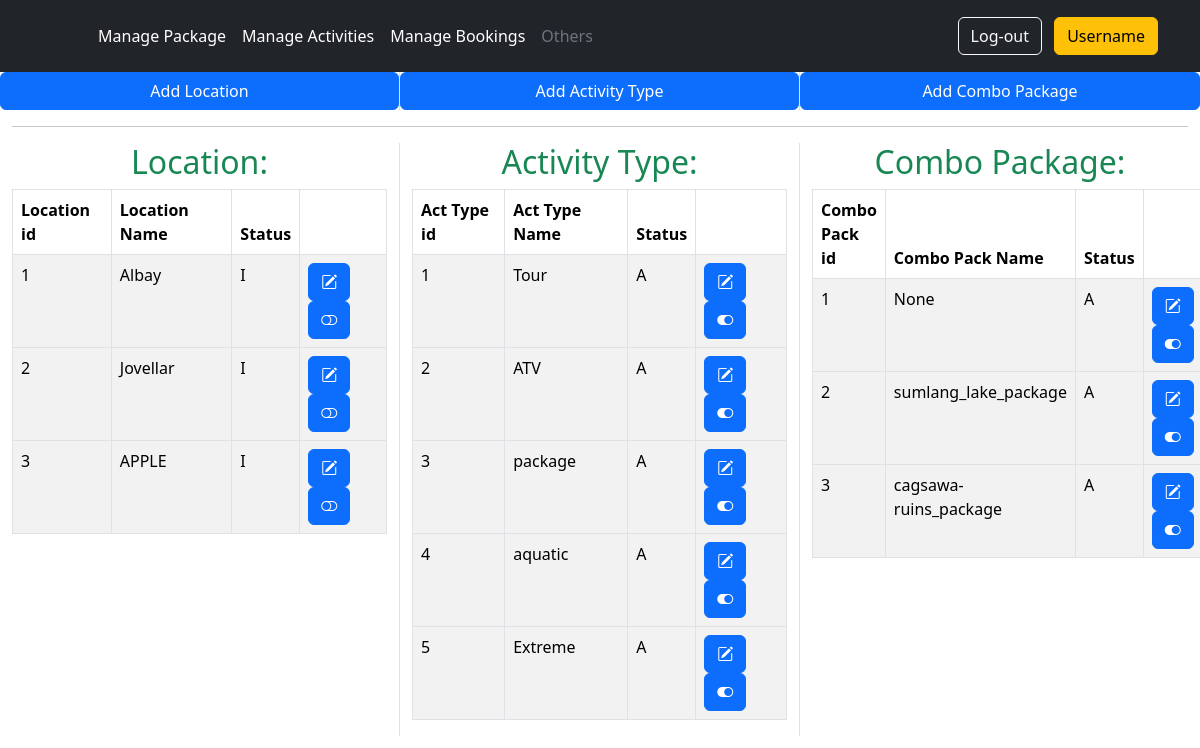
/admin/manage_others.php (signed in), run on the app's committed database.
### tables this page shows
CREATE TABLE `location` (
  `location_id` int(11) NOT NULL,
  `location_name` varchar(55) NOT NULL,
  `status` char(1) NOT NULL DEFAULT 'A' COMMENT 'A - active || I - inactive'
);

CREATE TABLE `activitytype` (
  `act_type_id` int(11) NOT NULL,
  `act_type_name` varchar(55) NOT NULL,
  `act_type_status` char(1) NOT NULL DEFAULT 'A' COMMENT 'A - active || I - inactive'
);

CREATE TABLE `combopackage` (
  `combopackage_id` int(11) NOT NULL,
  `combopackage_name` varchar(55) NOT NULL,
  `status` char(1) NOT NULL DEFAULT 'A' COMMENT 'A - active || I - inactive'
);

### admin/manage_others.php (the view, shortened to what this page needs)
<?php
    include("../db.php");
?>
<!DOCTYPE html>
<html lang="en">
<head>
    <link rel="stylesheet" href="../css/bootstrap.css">
    <link rel="stylesheet" href="https://cdn.jsdelivr.net/npm/bootstrap-icons@1.11.2/font/bootstrap-icons.min.css">
</head>
<body>
    <header class="p-3 text-bg-dark">
            <div class="container">
            <div class="d-flex flex-wrap align-items-center justify-content-center justify-content-lg-start">
                <a href="https://getbootstrap.com/" class="d-flex align-items-center mb-2 mb-lg-0 text-white text-decoration-none">
                    <svg class="bi me-2" width="40" height="32" role="img" aria-label="Bootstrap">
                        <use xlink:href="#bootstrap"></use>
                    </svg>
                </a>
                <ul class="nav col-12 col-lg-auto me-lg-auto mb-2 justify-content-center mb-md-0">
                    <li><a href="index.php" class="nav-link px-2 text-white">Manage Package</a></li>
                    <li><a href="update_activity.php " class="nav-link px-2 text-white">Manage Activities</a></li>
                    <li><a href="booking.php" class="nav-link px-2 text-white">Manage Bookings</a></li>
                    <li><a href="#p" class="nav-link px-2 text-secondary">Others</a></li>
                </ul>
                <div class="text-end">
                    <a href="../logout.php" class="btn btn-outline-light me-2">Log-out</a>
                <button type="button" class="btn btn-warning">Username</button>
                </div>
            </div>
            </div>
    </header>
    <div class="container-fluid">
        <div class="row">
            <div class="col-4 border-end">
                <div class="row">
                    <button type="button" class="btn btn-primary" data-bs-toggle="modal" data-bs-target="#loc_modal">
                        Add Location
                    </button>
                </div>
            </div>
            <div class="col-4 border-end">
                <div class="row">
                    <button type="button" class="btn btn-primary" data-bs-toggle="modal" data-bs-target="#act_type_modal">
                        Add Activity Type
                    </button>
                </div>
            </div>
            <div class="col-4">
                <div class="row">
                    <button type="button" class="btn btn-primary" data-bs-toggle="modal" data-bs-target="#combo_pack_modal">
                        Add Combo Package
                    </button>
                </div>
            </div>
        </div>
        <hr>
        <div class="row">
            <div class="col-4 border-end">
                <?php
                    $get_location = "SELECT * FROM location";
                    $location_result = mysqli_query($conn, $get_location);
                    if (mysqli_num_rows($location_result) > 0){
                        echo '<h3 class="fs-2 text-success text-center">Location:</h3>';
                        echo '<table class="table table-bordered table-striped" border-info>';
                        echo '<thead><tr><th>Location id</th><th>Location Name</th><th>Status</th><th></th></tr></thead>';
                        while($row = mysqli_fetch_assoc($location_result)){
                            $loc_id = $row["location_id"];
                            $loc_name = $row["location_name"];
                            $status = $row['status'];
                            echo '<tbody>';
                            echo "<tr><td>$loc_id</td><td>$loc_name</td><td>$status</td><td>";
                            echo "<a href='others_process.php?location_name=$loc_name&&add_location=Submit&&loc_id=$loc_id&&edit' class='btn btn-primary'><i class='bi bi-pencil-square'></i></a>";
                            if ($status == 'A') {
                                echo "<a href='others_process.php?deactivate&&loc_id=$loc_id' class='btn btn-primary'><i class='bi bi-toggle-on'></i></a>";
                            }
                            elseif ($status == 'I') {
                                echo "<a href='others_process.php?activate&&loc_id=$loc_id' class='btn btn-primary'><i class='bi bi-toggle-off'></i></a>";
                            }
                            else {
                                echo "<a href='others_process.php?activate&&loc_id=$loc_id' class='btn btn-primary'><i class='bi bi-toggle-off'></i></a>";
                            }
                            echo "</td></tr>";
                            echo '</tbody>';
                        }
                        echo '</table>';
                    }
                    else{
                        echo "<tr><td colspan='4'>The location table is empty</td></tr>";
                    }
                ?>
            </div>
            <div class="col-4 border-end">
                <?php
                    $get_acttype = "SELECT * FROM activitytype";
                    $acttype_result = mysqli_query($conn, $get_acttype);
                    if (mysqli_num_rows($acttype_result) > 0){
                        echo '<h3 class="fs-2 text-success text-center">Activity Type:</h3>';
                        echo '<table class="table table-bordered table-striped" border="info">';
                        echo '<thead><tr><th>Act Type id</th><th>Act Type Name</th><th>Status</th><th></th></tr></thead>';
                        while($row = mysqli_fetch_assoc($acttype_result)){
                            $act_type_id = $row["act_type_id"];
                            $act_type_name = $row["act_type_name"];
                            $status = $row["act_type_status"];
                            echo '<tbody>';
                            echo "<tr><td>$act_type_id</td><td>$act_type_name</td><td>$status</td><td>";
                                echo "<a href='others_process.php?act_type_name=$act_type_name&&acttype_id=$act_type_id&&add_activity_type=Submit&&edit' class='btn btn-primary'><i class='bi bi-pencil-square'></i></a>";
                            if ($status == 'A') {
                                echo "<a href='others_process.php?deactivate&acttype_id=$act_type_id' class='btn btn-primary'><i class='bi bi-toggle-on'></i></a>";
                            }
                            elseif ($status == 'I') {
                                echo "<a href='others_process.php?activate&acttype_id=$act_type_id' class='btn btn-primary'><i class='bi bi-toggle-off'></i></a>";
                            }
                            else {
                                echo "<a href='others_process.php?activate&acttype_id=$act_type_id' class='btn btn-primary'><i class='bi bi-toggle-off'></i></a>";
                            }
                            echo "</td></tr>";
                            echo '</tbody>';
                        }
                        echo '</table>';
                    }
                    else{
                        echo "<tr><td colspan='4'>The activity type table is empty</td></tr>";
                    }
                ?>
            </div>
            <div class="col-4">
            <?php
                    $get_combopackage = "SELECT * FROM combopackage";
                    $combopackage_result = mysqli_query($conn, $get_combopackage);
                    if (mysqli_num_rows($combopackage_result) > 0){
                        echo '<h3 class="fs-2 text-success text-center">Combo Package:</h3>';
                        echo '<table class="table table-bordered table-striped" border-info>';
                        echo '<thead><tr><th>Combo Pack id</th><th>Combo Pack Name</th><th>Status</th><th></th></tr></thead>';
                        while($row = mysqli_fetch_assoc($combopackage_result)){
                            $combopackage_id = $row["combopackage_id"];
                            $combopackage_name = $row["combopackage_name"];
                            $status = $row["status"];
                            echo '<tbody>';
                            echo "<tr><td>$combopackage_id</td><td>$combopackage_name</td><td>$status</td><td>";
                            echo "<a href='others_process.php?combo_package_name=$combopackage_name&&add_combo_package=Submit&&combopack_id=$combopackage_id&&edit' class='btn btn-primary'><i class='bi bi-pencil-square'></i></a>";
                            if ($status == 'A') {
                                echo "<a href='others_process.php?deactivate&combopack_id=$combopackage_id' class='btn btn-primary'><i class='bi bi-toggle-on'></i></a>";
                            }
                            elseif ($status == 'I') {
                                echo "<a href='others_process.php?activate&combopack_id=$combopackage_id' class='btn btn-primary'><i class='bi bi-toggle-off'></i></i></a>";
                            }
                            else {
                                echo "<a href='others_process.php?activate&combopack_id=$combopackage_id' class='btn btn-primary'><i class='bi bi-toggle-off'></i></i></a>";
                            }
                            echo "</td></tr>";
                            echo '</tbody>';
                        }
                        echo '</table>';
                    }
                    else{
                        echo "<tr><td colspan='4'>The activity type table is empty</td></tr>";
                    }
                ?>
            </div>
        </div>
    </div>
</body>
</html>

### data on the page
location: location_id "1", location_name "Albay", status "I"
location: location_id "2", location_name "Jovellar", status "I"
location: location_id "3", location_name "APPLE", status "I"
activitytype: act_type_id "1", act_type_name "Tour", act_type_status "A"
activitytype: act_type_id "2", act_type_name "ATV", act_type_status "A"
activitytype: act_type_id "3", act_type_name "package", act_type_status "A"
activitytype: act_type_id "4", act_type_name "aquatic", act_type_status "A"
activitytype: act_type_id "5", act_type_name "Extreme", act_type_status "A"
combopackage: combopackage_id "1", combopackage_name "None", status "A"
combopackage: combopackage_id "2", combopackage_name "sumlang_lake_package", status "A"
combopackage: combopackage_id "3", combopackage_name "cagsawa-ruins_package", status "A"
